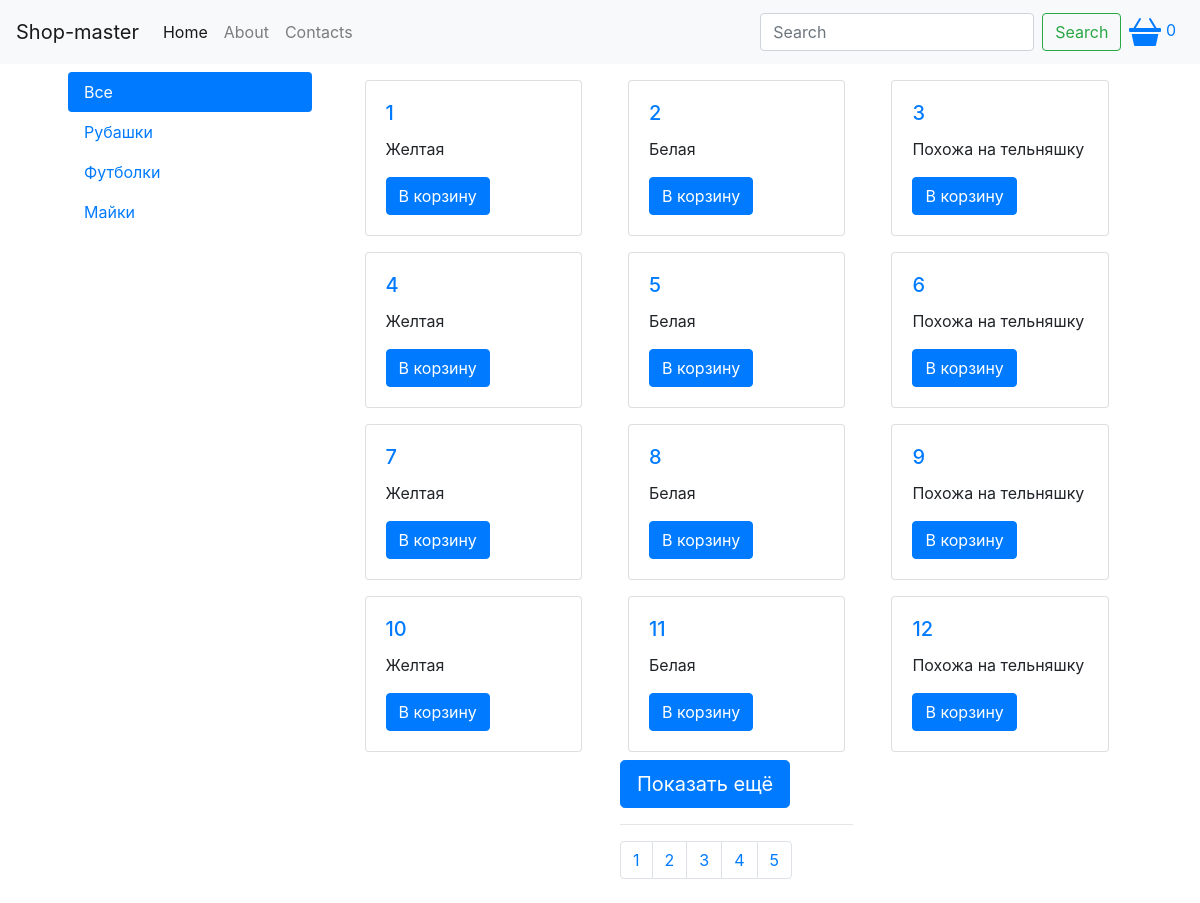
The page / on the database its author committed.
### tables this page shows
CREATE TABLE `categories` (
  `id` int(11) NOT NULL,
  `title` varchar(255) NOT NULL
);

CREATE TABLE `products` (
  `id` int(11) NOT NULL,
  `title` varchar(255) NOT NULL,
  `description` text NOT NULL,
  `content` text NOT NULL,
  `category_id` int(11) NOT NULL,
  `image` varchar(255) NOT NULL,
  `cost` varchar(10) NOT NULL
);

### parts/product_card.php (the view)
<div class="col-4">
	<div class="card m-2">
		<div class="card-body">
			<h5 class="card-title">
				<a href="product.php?id=<?php echo $row["id"] ?>">
					<?php echo $row["title"] ?>
				</a>
			</h5>
			<p class="card-text"><?php echo $row["description"] ?></p>
			<button class="btn btn-primary" onclick="addToBasket(this)" data-id="<?php echo $row["id"] ?>">
				В корзину
			</button>
		</div>
	</div>
</div>

### parts/cat_nav.php
<div class="nav flex-column nav-pills" id="v-pills-tab" role="tablist" aria-orientation="vertical">
	<a class="nav-link <?php if (!isset($_GET["id"])){ ?> active <?php }  ?>" href="/">Все</a>
	<?php
		$sql = "SELECT * FROM categories";
		$result = $connect->query($sql);
		while ($row = mysqli_fetch_assoc($result)) {
			if (isset($_GET["id"]) && $_GET["id"] == $row["id"]) {
				echo  "<a class='nav-link active' href='/cat.php?id=" . $row["id"] . "'>" . $row["title"] . "</a>";
			} else{
				echo  "<a class='nav-link' href='/cat.php?id=" . $row["id"] . "'>" . $row["title"] . "</a>";
			}
		}
	 ?>
</div>

### index.php (shortened to what this page needs)
<?php
	include "configs/db.php";
	include "parts/header.php"
 ?>
<div class="row" id="products">
	<?php
		$count = 12;
		if (isset($_GET["page"])) {
				$page = $_GET["page"];
				$offset = $page * 12;
				$sql = "SELECT * FROM products LIMIT 12 OFFSET " . $offset;
				$result = $connect->query($sql);
				while ($row = mysqli_fetch_assoc($result)) {
					include "parts/product_card.php";
				}
			} else {
				$sql = "SELECT * FROM products LIMIT " . $count;
				$result = $connect->query($sql);
				while ($row = mysqli_fetch_assoc($result)) {
					include "parts/product_card.php";
				}
			}
		$sql = "SELECT * FROM products";
		$result = $connect->query($sql);
		$num_rows = mysqli_num_rows($result);
		$len = floor( $num_rows / $count);
	?>
</div>
<div class="row">
	<div class="col-4 offset-4">
		<button class="btn btn-primary btn-lg" id="show-more">Показать ещё</button>
		<hr/>
		<nav aria-label="Page navigation example">
		  <ul class="pagination">
		    <?php
		    	for($i = 0; $i <= $len; $i++) { ?>
		    		<li class="page-item">
		    			<a class="page-link" id="page-link" href="?page=<?php echo $i ?>">
		    				<?php echo $i + 1  ?>
		    			</a>
		    		</li>
		    	<?php }
		     ?>
		  </ul>
		</nav>
	</div>
</div>
<?php
	include "parts/footer.php";
 ?>

### rows shown on the page
categories: title "Рубашки"
categories: title "Футболки"
categories: title "Майки"
products: title "1", description "Желтая"
products: title "2", description "Белая"
products: title "3", description "Похожа на тельняшку"
products: title "4", description "Желтая"
products: title "5", description "Белая"
products: title "6", description "Похожа на тельняшку"
products: title "7", description "Желтая"
products: title "8", description "Белая"
products: title "9", description "Похожа на тельняшку"
products: title "10", description "Желтая"
products: title "11", description "Белая"
products: title "12", description "Похожа на тельняшку"
